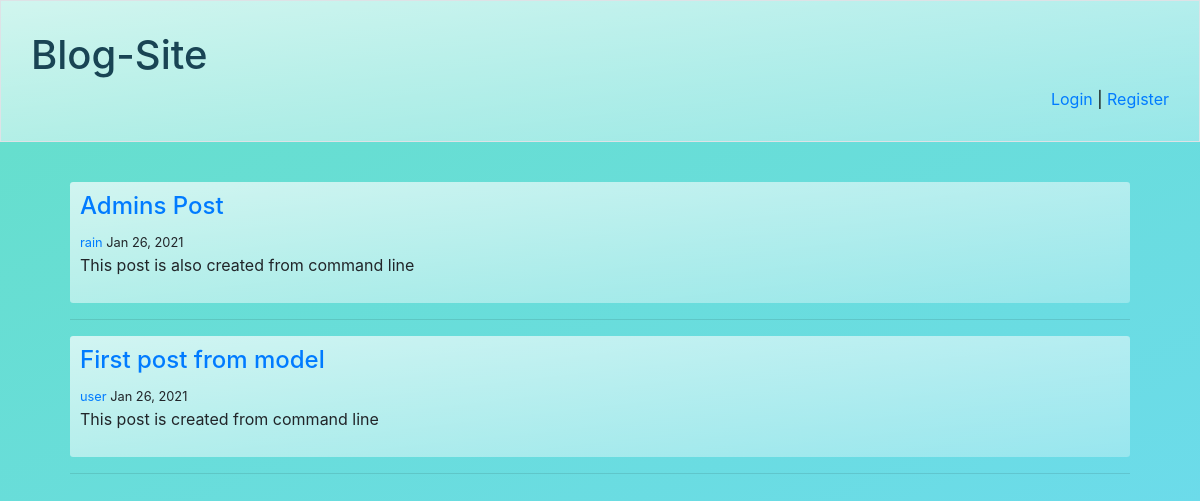
/, run on an earlier commit of the app's database.
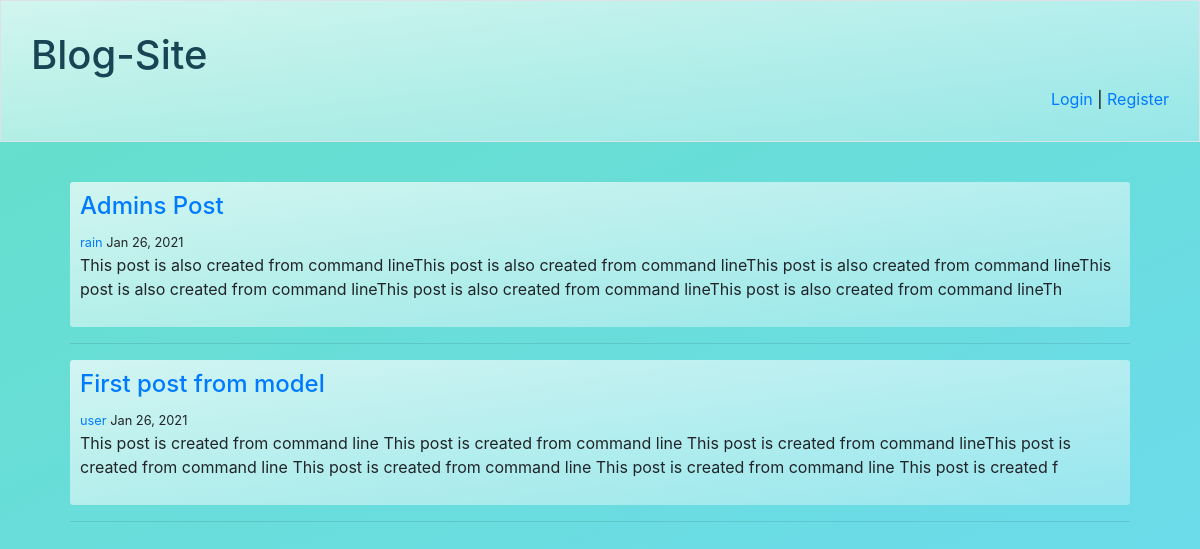
And on a later commit of the database.
### blog/models.py (models this page shows, shortened)
class Post(models.Model):
    title = models.CharField(max_length=100)
    author = models.ForeignKey(User, on_delete=models.CASCADE)
    date = models.DateTimeField(default=timezone.now)
    text = models.TextField(default="")

### blog/views.py (the view)
# urls.py: path('', PostListView.as_view(), name='blog-home'),
class PostListView(ListView):
    model = Post
    context_object_name = 'posts'
    ordering = ['-date']
    template_name = 'blog/home.html'

### blog/templates/blog/home.html (shortened to what this page needs)
{% extends "blog/base.html" %}
{% block body %}
{% for post in posts %}
<div  style="padding:10px;
             border-radius:0.2rem;
             background:linear-gradient(to right bottom, rgba(255,255,255,0.7), rgba(255,255,255,0.3));">
    <a href="{% url 'blog-detail' post.id %}">
        <h4>{{post.title}}</h4>
    </a>
    <small style="text-align:right;"><a href="#">{{post.author}}</a> {{post.date | date:"M d, Y"}}</small>
    <p>{{post.text|slice:":260"}}</p>
</div>
<hr>
{% endfor %}
{% endblock %}

### blog/templates/blog/base.html (shortened to what this page needs)
<!DOCTYPE html>
<html lang="en">
<head>
    <link rel="stylesheet" href="https://maxcdn.bootstrapcdn.com/bootstrap/4.0.0/css/bootstrap.min.css"
>
</head>
<body style="background: linear-gradient(to right bottom, #65dfc9, #6cdbeb);">
    <div class="border" style="padding:30px;
                background:orange;
                background:linear-gradient(to right bottom, rgba(255,255,255,0.7), rgba(255,255,255,0.3));
                color:black">
        <a href="{% url 'blog-home' %}">
            <h1 style="color:rgb(25, 68, 84)">Blog-Site</h1>
        </a>
        <div style="text-align:right;">
            {% if user.is_authenticated %}
            <a class="btn btn-primary" href="{% url 'blog-create' %}">Create Post</a>
            <a href="{% url 'profile' %}">Profile</a> |
            <a href="{% url 'logout' %}">Logout</a>
            {% else %}
            <a href="{% url 'login' %}">Login</a> | <a href="{% url 'register' %}">Register</a>
            {% endif %}
        </div>
    </div>
    <div class="container" style="padding:40px">
        {% block body %}
        {% endblock %}
    </div>
</body>
</html>

What changed in the data, as far as the page shows it:
changed Post "Admins Post": text "This post is also created from command line" → "…also created from command lineThis post is also created from command lineThis post is also created from command lineThis post is also created from command lineThis post is also created from command lineThis post is also created from command lineTh"
changed Post "First post from model": text "This post is created from command line" → "This post is created from command line This post is created from command line This post is created from command lineThis post is created from command line This post is created from command line This post is created from command line This post is created f"
